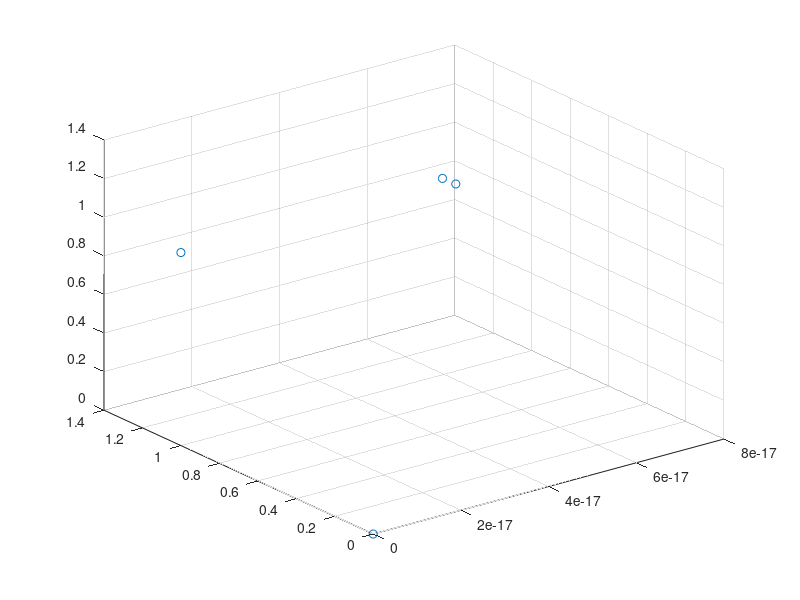

Recreate this plot in MATLAB.
O=[0,0,0];
A=[0,1,1];
[azimA, elevA, rA] = cart2sph(A(1), A(2), A(3));
azimC = azimA;
elevC= elevA+ deg2rad(5);
rC= rA;
azimD=azimA;
elevD=elevA-deg2rad(5);
rD = rA;
[xC,yC,zC] = sph2cart(azimC, elevC, rC);
[xD,yD,zD] = sph2cart(azimD, elevD, rD);
scatter3([0, A(1), xC, xD], [0, A(2), yC, yD], [0, A(3), zC, zD])